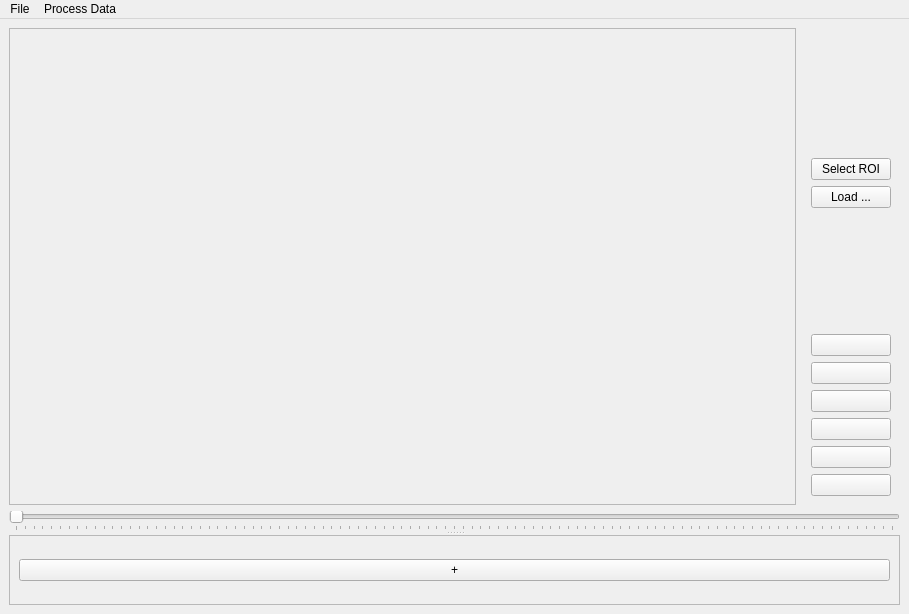
<?xml version="1.0" encoding="UTF-8"?>
<ui version="4.0">
 <class>MainWindow</class>
 <widget class="QMainWindow" name="MainWindow">
  <property name="geometry">
   <rect>
    <x>0</x>
    <y>0</y>
    <width>909</width>
    <height>614</height>
   </rect>
  </property>
  <property name="minimumSize">
   <size>
    <width>100</width>
    <height>100</height>
   </size>
  </property>
  <property name="windowTitle">
   <string>PYVIMO-VIEWER</string>
  </property>
  <widget class="QWidget" name="centralwidget">
   <layout class="QVBoxLayout" name="verticalLayout_2">
    <item>
     <widget class="QSplitter" name="splitter">
      <property name="orientation">
       <enum>Qt::Vertical</enum>
      </property>
      <widget class="QWidget" name="widget" native="true">
       <property name="sizePolicy">
        <sizepolicy hsizetype="Expanding" vsizetype="Expanding">
         <horstretch>0</horstretch>
         <verstretch>0</verstretch>
        </sizepolicy>
       </property>
       <layout class="QVBoxLayout" name="verticalLayout">
        <item>
         <layout class="QHBoxLayout" name="horizontalLayout">
          <item>
           <widget class="VideoPlot" name="frame">
            <property name="sizePolicy">
             <sizepolicy hsizetype="Expanding" vsizetype="Expanding">
              <horstretch>0</horstretch>
              <verstretch>0</verstretch>
             </sizepolicy>
            </property>
            <property name="frameShape">
             <enum>QFrame::StyledPanel</enum>
            </property>
            <property name="frameShadow">
             <enum>QFrame::Raised</enum>
            </property>
           </widget>
          </item>
          <item>
           <widget class="QFrame" name="frame">
            <layout class="QVBoxLayout" name="verticalLayout_3">
             <item>
              <spacer name="verticalSpacer_2">
               <property name="orientation">
                <enum>Qt::Vertical</enum>
               </property>
               <property name="sizeHint" stdset="0">
                <size>
                 <width>20</width>
                 <height>40</height>
                </size>
               </property>
              </spacer>
             </item>
             <item>
              <widget class="QPushButton" name="select_roi">
               <property name="text">
                <string>Select ROI</string>
               </property>
              </widget>
             </item>
             <item>
              <widget class="QPushButton" name="load">
               <property name="text">
                <string>Load ...</string>
               </property>
              </widget>
             </item>
             <item>
              <spacer name="verticalSpacer">
               <property name="orientation">
                <enum>Qt::Vertical</enum>
               </property>
               <property name="sizeHint" stdset="0">
                <size>
                 <width>20</width>
                 <height>40</height>
                </size>
               </property>
              </spacer>
             </item>
             <item>
              <widget class="QPushButton" name="jump_to_end">
               <property name="text">
                <string/>
               </property>
               <property name="icon">
                <iconset>
                 <normaloff>icons/jump_to_end.png</normaloff>icons/jump_to_end.png</iconset>
               </property>
              </widget>
             </item>
             <item>
              <widget class="QPushButton" name="pushButton">
               <property name="text">
                <string/>
               </property>
               <property name="icon">
                <iconset>
                 <normaloff>icons/jump_to_start.png</normaloff>icons/jump_to_start.png</iconset>
               </property>
              </widget>
             </item>
             <item>
              <widget class="QPushButton" name="frame_back">
               <property name="text">
                <string/>
               </property>
               <property name="icon">
                <iconset>
                 <normaloff>icons/frame_back.png</normaloff>icons/frame_back.png</iconset>
               </property>
              </widget>
             </item>
             <item>
              <widget class="QPushButton" name="frame_forward">
               <property name="text">
                <string/>
               </property>
               <property name="icon">
                <iconset>
                 <normaloff>icons/frame_forward.png</normaloff>icons/frame_forward.png</iconset>
               </property>
              </widget>
             </item>
             <item>
              <widget class="QPushButton" name="stop_play">
               <property name="text">
                <string/>
               </property>
               <property name="icon">
                <iconset>
                 <normaloff>icons/stop.png</normaloff>icons/stop.png</iconset>
               </property>
              </widget>
             </item>
             <item>
              <widget class="QPushButton" name="play">
               <property name="text">
                <string/>
               </property>
               <property name="icon">
                <iconset>
                 <normaloff>icons/play.png</normaloff>icons/play.png</iconset>
               </property>
              </widget>
             </item>
            </layout>
           </widget>
          </item>
         </layout>
        </item>
        <item>
         <widget class="QSlider" name="horizontalSlider">
          <property name="maximum">
           <number>1000</number>
          </property>
          <property name="orientation">
           <enum>Qt::Horizontal</enum>
          </property>
          <property name="tickPosition">
           <enum>QSlider::TicksBelow</enum>
          </property>
         </widget>
        </item>
       </layout>
      </widget>
      <widget class="DataListView" name="scrollArea">
       <property name="widgetResizable">
        <bool>true</bool>
       </property>
       <widget class="QWidget" name="QScrollAreaContent">
        <property name="geometry">
         <rect>
          <x>0</x>
          <y>0</y>
          <width>893</width>
          <height>55</height>
         </rect>
        </property>
        <layout class="QVBoxLayout" name="verticalLayout_4">
         <item>
          <widget class="QPushButton" name="add_datadisplay">
           <property name="text">
            <string>+</string>
           </property>
          </widget>
         </item>
        </layout>
       </widget>
      </widget>
     </widget>
    </item>
   </layout>
  </widget>
  <widget class="QMenuBar" name="menubar">
   <property name="geometry">
    <rect>
     <x>0</x>
     <y>0</y>
     <width>909</width>
     <height>17</height>
    </rect>
   </property>
   <widget class="QMenu" name="menuFile">
    <property name="title">
     <string>File</string>
    </property>
    <addaction name="actionOpen_Video"/>
    <addaction name="actionSelect_Region_of_interest_ROI"/>
    <addaction name="actionClose"/>
   </widget>
   <widget class="QMenu" name="menuProcess_Data">
    <property name="title">
     <string>Process Data</string>
    </property>
    <addaction name="start_data_processor"/>
   </widget>
   <addaction name="menuFile"/>
   <addaction name="menuProcess_Data"/>
  </widget>
  <action name="actionOpen_Video">
   <property name="text">
    <string>Open Video</string>
   </property>
  </action>
  <action name="actionClose">
   <property name="text">
    <string>Close</string>
   </property>
  </action>
  <action name="actionSelect_Region_of_interest_ROI">
   <property name="text">
    <string>Select Region of interest (ROI)</string>
   </property>
  </action>
  <action name="actionExtract_Motion_from_Videos">
   <property name="text">
    <string>Extract Motion from Videos</string>
   </property>
  </action>
  <action name="actionCompute_2D_Histogram_Representation">
   <property name="text">
    <string>Compute 2D Histogram Representation</string>
   </property>
  </action>
  <action name="actionCompute_Power_Spectrum_EEG">
   <property name="text">
    <string>Compute Power Spectrum (EEG)</string>
   </property>
  </action>
  <action name="actionStart_Data_Processor">
   <property name="text">
    <string>Open Data Processor</string>
   </property>
  </action>
  <action name="start_data_processor">
   <property name="text">
    <string>Start Data-Processor</string>
   </property>
  </action>
 </widget>
 <customwidgets>
  <customwidget>
   <class>VideoPlot</class>
   <extends>QFrame</extends>
   <header>videoplot.h</header>
   <container>1</container>
  </customwidget>
  <customwidget>
   <class>DataListView</class>
   <extends>QScrollArea</extends>
   <header>datalistview.h</header>
   <container>1</container>
  </customwidget>
 </customwidgets>
 <resources/>
 <connections/>
</ui>
